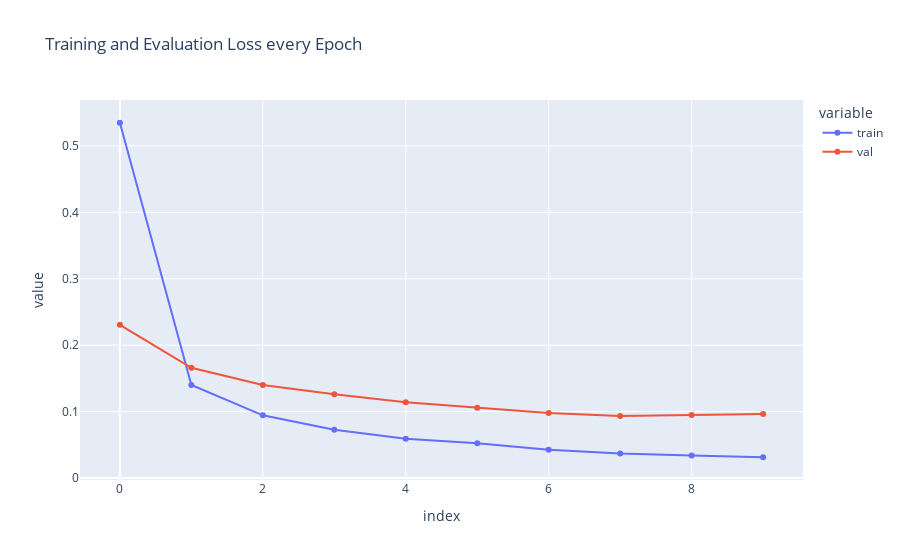

This figure's notebook cell:
### Code cell
loss = pd.DataFrame({'train': history.history['loss'], 'val': history.history['val_loss']})

fig = px.line(loss, x=loss.index, y=loss.columns[0::], title='Training and Evaluation Loss every Epoch', markers=True)
fig.show()

### Figure 1 — Plotly figure (JSON) as saved in the notebook; plotly's stock layout.template omitted (floating-point values rounded to 4 significant figures)
{"data": [{"hovertemplate": "variable=train<br>index=%{x}<br>value=%{y}<extra></extra>", "legendgroup": "train", "line": {"color": "#636efa", "dash": "solid"}, "marker": {"symbol": "circle"}, "mode": "markers+lines", "name": "train", "orientation": "v", "showlegend": true, "x": [0, 1, 2, 3, 4, 5, 6, 7, 8, 9], "xaxis": "x", "y": [0.535, 0.14, 0.09434, 0.07244, 0.05905, 0.05239, 0.04264, 0.0369, 0.03372, 0.03118], "yaxis": "y", "type": "scatter"}, {"hovertemplate": "variable=val<br>index=%{x}<br>value=%{y}<extra></extra>", "legendgroup": "val", "line": {"color": "#EF553B", "dash": "solid"}, "marker": {"symbol": "circle"}, "mode": "markers+lines", "name": "val", "orientation": "v", "showlegend": true, "x": [0, 1, 2, 3, 4, 5, 6, 7, 8, 9], "xaxis": "x", "y": [0.2307, 0.1659, 0.14, 0.1259, 0.1139, 0.1057, 0.0978, 0.09316, 0.09491, 0.0964], "yaxis": "y", "type": "scatter"}], "layout": {"xaxis": {"anchor": "y", "domain": [0, 1], "title": {"text": "index"}}, "yaxis": {"anchor": "x", "domain": [0, 1], "title": {"text": "value"}}, "legend": {"title": {"text": "variable"}, "tracegroupgap": 0}, "title": {"text": "Training and Evaluation Loss every Epoch"}}}
